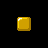

This is a level from a 2D game, rendered from its Tiled map with the project's own tilesets. A one-line summary and the complete map file follow:
An orthogonal 3x3 tile map with 16x16 px tiles, 1 tile layer (Tile Layer 1).

<map version="1.10" tiledversion="1.10.2" orientation="orthogonal" renderorder="right-down" width="3" height="3" tilewidth="16" tileheight="16" infinite="0" nextlayerid="2" nextobjectid="1">
 <tileset firstgid="1" name="tileset" tilewidth="16" tileheight="16" tilecount="1204" columns="43">
  <image source="../AS2_source/effects_UI_tiles/tileset.png" width="688" height="450" />
 </tileset>
 <layer id="1" name="Tile Layer 1" width="3" height="3">
  <data encoding="csv">
0,0,0,
0,316,0,
0,0,0
</data>
 </layer>
</map>
